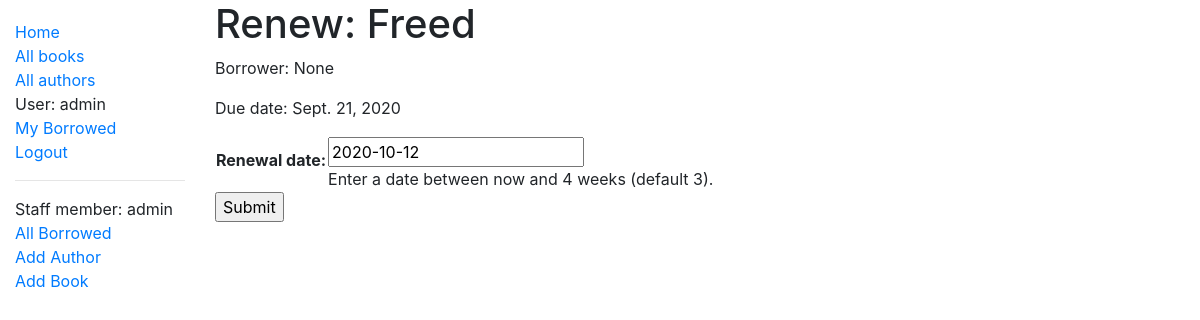
The app's page /catalog/book/0e18bff9-962e-457e-ad05-cbf06c5e60e6/renew/ (signed in), older data.
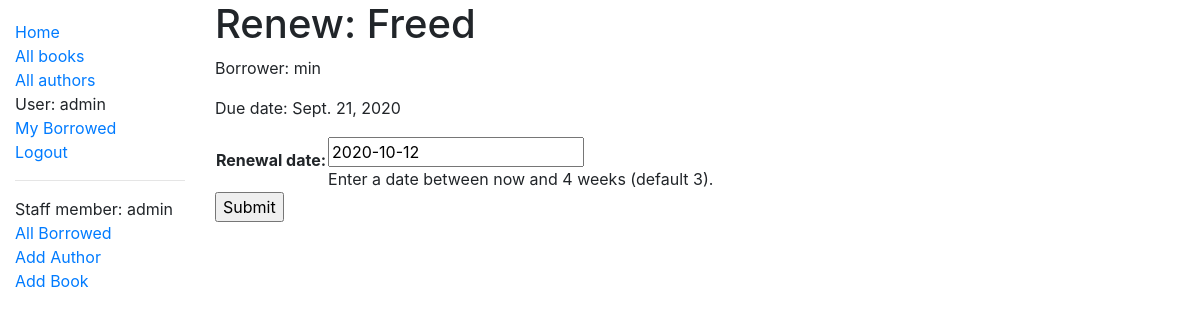
The same page, newer data.
### catalog/models.py (models this page shows, shortened)
class BookInstance(models.Model):
    id = models.UUIDField(primary_key=True, default=uuid.uuid4, help_text='Unique ID for this particular book across whole library')
    book = models.ForeignKey('Book', on_delete=models.SET_NULL, null=True)
    imprint = models.CharField(max_length=200)
    due_back = models.DateField(null=True, blank=True)
    borrower = models.ForeignKey(User, on_delete=models.SET_NULL, null=True, blank=True)
    LOAN_STATUS = (
        ('m', 'Maintenance'),
        ('o', 'On loan'),
        ('a', 'Available'),
        ('r', 'Reserved'),
    )
    status = models.CharField(
        max_length=1,
        choices=LOAN_STATUS,
        blank=True,
        default='m',
        help_text='Book availability',
    )
    class Meta:
        ordering = ['due_back']
        permissions = (("can_mark_returned", "Set book as returned"),
            ("can_change_status", "Change the status of a book"))
    @property
    def is_overdue(self):
        if self.due_back and date.today() > self.due_back:
            return True
        return False

class Book(models.Model):
    title = models.CharField(max_length=200)
    author = models.ForeignKey('Author', on_delete=models.SET_NULL, null=True)
    summary = models.TextField(max_length=1000, help_text='Enter a brief description of the book')
    isbn = models.CharField('ISBN', max_length=13, help_text='13 Character <a href="https://www.isbn-international.org/content/what-isbn">ISBN number</a>')
    genre = models.ManyToManyField(Genre, help_text='Select a genre for this book')
    language = models.ForeignKey('Language', on_delete=models.SET_NULL, null=True)
    def display_genre(self):
        """Create a string for the Genre. This is required to display genre in Admin."""
        return ', '.join(genre.name for genre in self.genre.all()[:3])
    display_genre.short_description = 'Genre'

### catalog/views.py (the view)
# urls.py: path('book/<uuid:pk>/renew/', views.renew_book_librarian, name='renew-book-librarian'),
@permission_required('catalog.can_mark_returned')
def renew_book_librarian(request, pk):
    book_instance = get_object_or_404(BookInstance, pk=pk)
    if request.method == 'POST':
        form = RenewBookForm(request.POST, book_instance=book_instance)
        if form.is_valid():
            book_instance.due_back = form.cleaned_data['renewal_date']
            book_instance.save()
            return HttpResponseRedirect(reverse('all-borrowed') )
    else:
        proposed_renewal_date = book_instance.due_back + datetime.timedelta(weeks=3)
        form = RenewBookForm(initial={'renewal_date': proposed_renewal_date}, book_instance=book_instance)
    context = {
        'form': form,
        'book_instance': book_instance,
    }
    return render(request, 'catalog/book_renew_librarian.html', context)

### catalog/forms.py (shortened to what this page needs)
class RenewBookForm(forms.Form):
    def __init__(self, *args, **kwargs):
        book_instance = kwargs.pop('book_instance', None)
        super(RenewBookForm, self).__init__(*args, **kwargs)
        self.book_instance = book_instance
    renewal_date = forms.DateField(help_text="Enter a date between now and 4 weeks (default 3).")

### catalog/templates/catalog/book_renew_librarian.html (shortened to what this page needs)
{% extends "base_generic.html" %}
{% block content %}
  <h1>Renew: {{ book_instance.book.title }}</h1>
  <p>Borrower: {{ book_instance.borrower }}</p>
  <p {% if book_instance.is_overdue %} class="text-danger"{% endif %}>Due date: {{ book_instance.due_back }}</p>
  <form action="" method="post">
    <table>
    {{ form.as_table }}
    </table>
    <input type="submit" value="Submit">
  </form>
{% endblock %}

Row changes from the older to the newer data that the page shows:
changed BookInstance "Freed": borrower "None" → "min"
